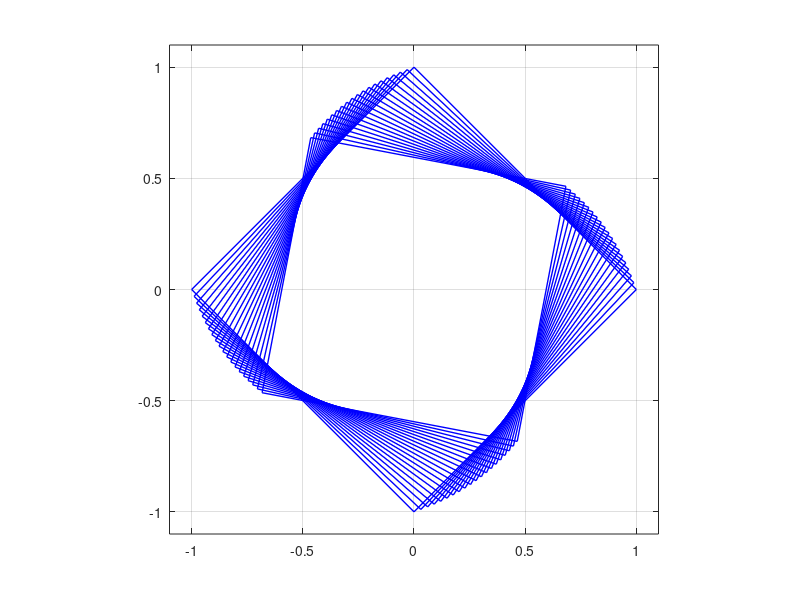

Reproduce this figure in MATLAB.
function Squares()
  iterations = 20;
  angleIncrement = pi/100;
  lengthDecrement = 1/100;
  figure(1);
  clf
  function drawSquares(len, angle, angInc, lengthDecrement, iterations)
    pt1 = len*[cos(angle); sin(angle)]
    rot = [cos(pi/2) -sin(pi/2); sin(pi/2) cos(pi/2)];
    pt2 = rot*pt1;
    pt3 = rot*pt2;
    pt4 = rot*pt3;
    plot([pt1(1), pt2(1), pt3(1), pt4(1), pt1(1)], [pt1(2), pt2(2), pt3(2), pt4(2), pt1(2)], 'b', 'linewidth', 1);
    axis image;
    axis([-1.1 1.1 -1.1 1.1]);
    grid on
    hold on
    pause(0.01)
    if iterations - 1 > 0
      drawSquares(len-len*lengthDecrement, angle+angInc, angInc, lengthDecrement, iterations-1);
    endif
  endfunction
  drawSquares(1, 0, angleIncrement, lengthDecrement, iterations)
end
